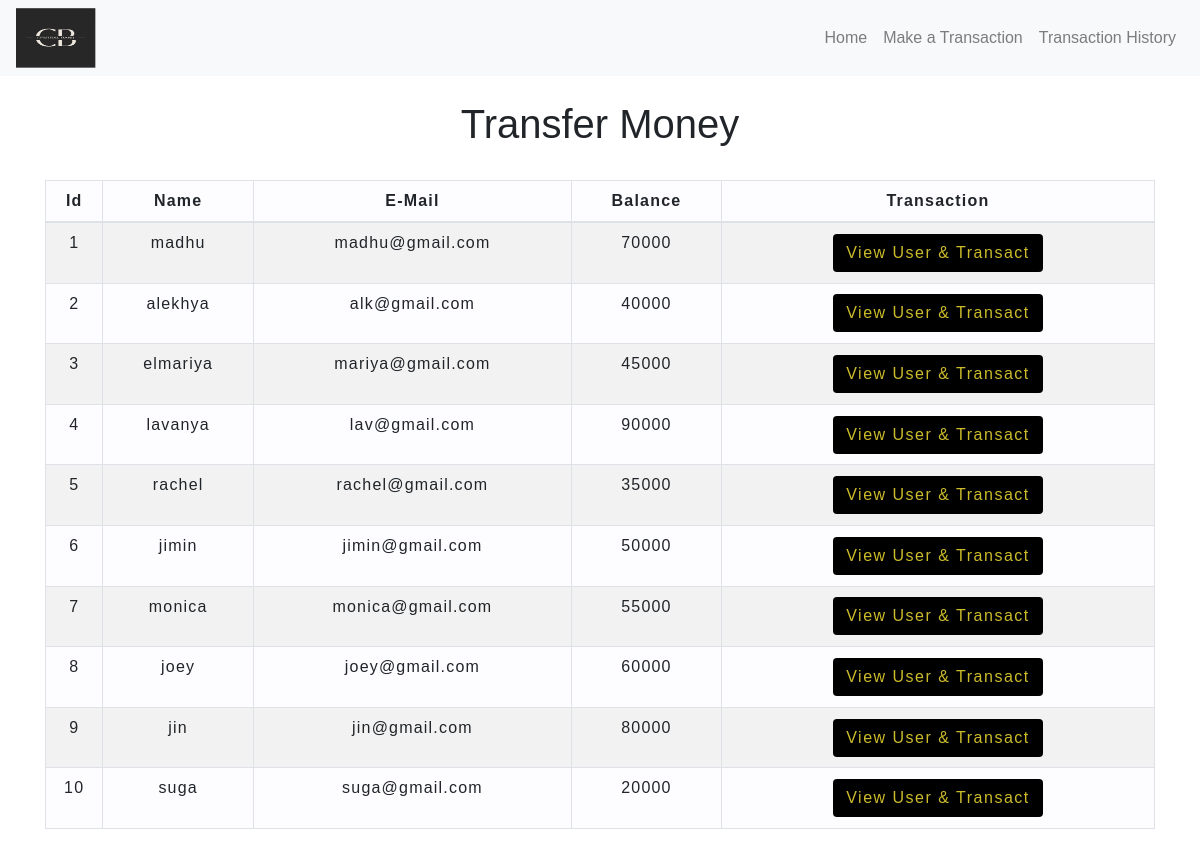
The app's page /transfermoney.php with its own data.
### tables this page shows
CREATE TABLE `users` (
  `id` int(3) NOT NULL,
  `name` text NOT NULL,
  `email` varchar(30) NOT NULL,
  `balance` int(8) NOT NULL
);

### transfermoney.php (the view, shortened to what this page needs)
<!DOCTYPE html>
<html lang="en">
<head>
    <link rel="stylesheet" href="https://maxcdn.bootstrapcdn.com/bootstrap/4.0.0/css/bootstrap.min.css">
    <link rel="stylesheet" type="text/css" href="table.css">
    <link rel="stylesheet" type="text/css" href="navbar.css">
    <link rel="stylesheet" type="text/css" href="style.css">
</head>
<body>
<?php
    include 'config.php';
    $sql = "SELECT * FROM users";
    $result = mysqli_query($conn,$sql);
?>
<?php
  include 'navbar.php';
?>
<div class="container">
        <h2 class="text-center pt-4">Transfer Money</h2>
        <br>
            <div class="row">
                <div class="col">
                    <div class="table-responsive-sm">
                    <table class="table table-hover table-sm table-striped table-condensed table-bordered">
                        <thead>
                            <tr>
                            <th scope="col" class="text-center py-2">Id</th>
                            <th scope="col" class="text-center py-2">Name</th>
                            <th scope="col" class="text-center py-2">E-Mail</th>
                            <th scope="col" class="text-center py-2">Balance</th>
                            <th scope="col" class="text-center py-2">Transaction</th>
                            </tr>
                        </thead>
                        <tbody>
                <?php
                    while($rows=mysqli_fetch_assoc($result)){
                ?>
                    <tr>
                        <td class="py-2"><?php echo $rows['id'] ?></td>
                        <td class="py-2"><?php echo $rows['name']?></td>
                        <td class="py-2"><?php echo $rows['email']?></td>
                        <td class="py-2"><?php echo $rows['balance']?></td>
                        <td><a href="user.php?id= <?php echo $rows['id'] ;?>"> <button type="button" class="btn">View User & Transact</button></a></td>
                    </tr>
                <?php
                    }
                ?>
                        </tbody>
                    </table>
                    </div>
                </div>
            </div>
         </div>
</body>
</html>

### navbar.php (shortened to what this page needs)
<link rel="stylesheet" href="navbar.css">
<nav class="navbar navbar-expand-md navbar-light bg-light">
      <a href="index.php"><img src="CB.png" alt="" width="80px" height="60px"></a>
      <div class="collapse navbar-collapse" id="collapsibleNavbar">
            <ul class="navbar-nav ml-auto">
              <li class="nav-item">
                <a class="nav-link" href="index.php">Home</a>
              </li>
              <li class="nav-item">
                <a class="nav-link" href="transfermoney.php">Make a Transaction</a>
              </li>
              <li class="nav-item">
                <a class="nav-link" href="transactionhistory.php">Transaction History</a>
              </li>
          </div>
       </nav>

### table.css (style rules this page uses)
* { padding: 0; margin: 0; box-sizing: border-box; font-family: sans-serif; }
h2 { font-size: 40px; }
table { letter-spacing: 1.2px; }
tr { background-color: rgb(253, 252, 255); }
td { text-align: center; }
button { border:2px solid black; background: #000000; transition: 1s; color:gold; }

### style.css (style rules this page uses)
* { padding: 0; margin: 0; box-sizing: border-box; font-family: sans-serif; }
body { background-image: url('https://www.dentons.com/-/media/images/website/background-images/practices/banking-and-finance/banking_5.ashx?sc_lang=en'); margin: 0px; }
button { border:none; border-radius: 8px; padding: 20px; background:#000000; color:rgb(204, 188, 43); letter-spacing: 1.5px; font-size: 15px; transition: 0.5s; margin: 6px; }

### transfermoney.php (style rules this page uses)
button { transition: 1.5s; }

### records on screen
users: id "1", name "madhu", email "madhu@gmail.com", balance "70000"
users: id "2", name "alekhya", email "alk@gmail.com", balance "40000"
users: id "3", name "elmariya", email "mariya@gmail.com", balance "45000"
users: id "4", name "lavanya", email "lav@gmail.com", balance "90000"
users: id "5", name "rachel", email "rachel@gmail.com", balance "35000"
users: id "6", name "jimin", email "jimin@gmail.com", balance "50000"
users: id "7", name "monica", email "monica@gmail.com", balance "55000"
users: id "8", name "joey", email "joey@gmail.com", balance "60000"
users: id "9", name "jin", email "jin@gmail.com", balance "80000"
users: id "10", name "suga", email "suga@gmail.com", balance "20000"
